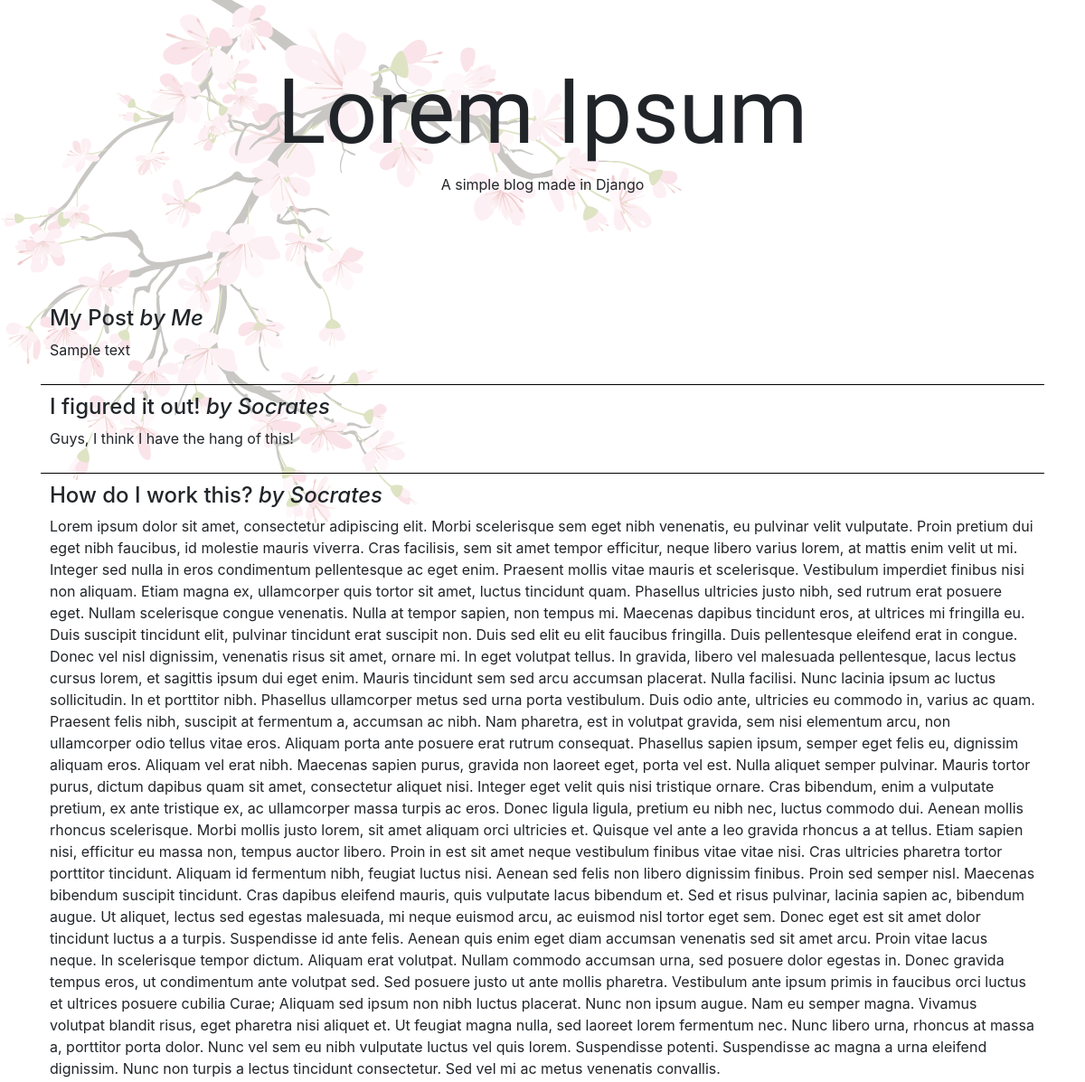
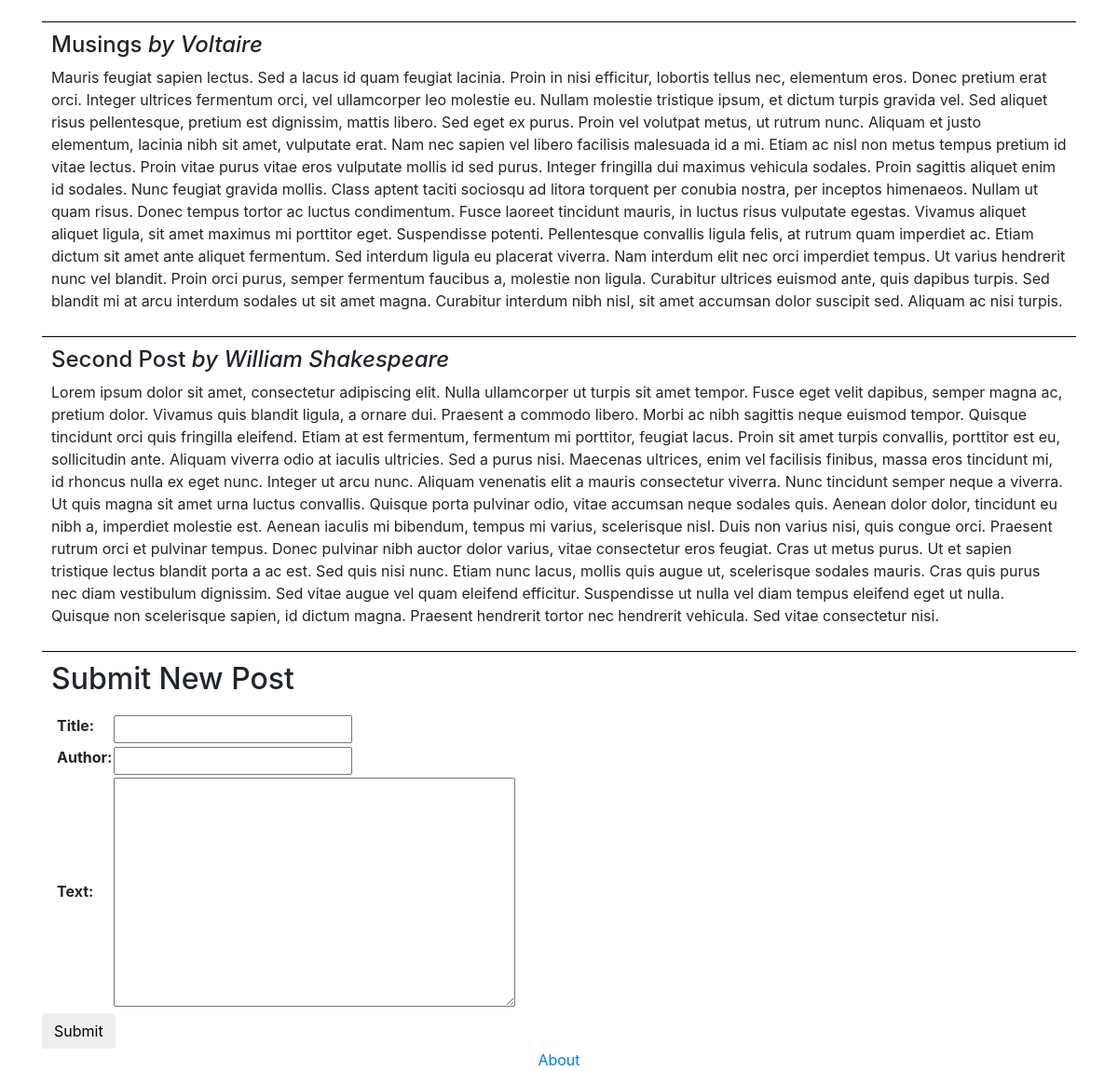
The page / on the database its author committed (2 pictures, top to bottom).
### My_App/models.py (models this page shows)
class Post(models.Model):
	title = models.CharField(max_length=100)
	author = models.CharField(max_length=100)
	text = models.TextField()

### My_App/views.py (the view)
# urls.py: path('', views.index, name='index'),
def index(request): # request can be GET or POST for example
	if request.method == 'POST':
		form = PostForm(request.POST)
		if form.is_valid():
			form.save()
			return HttpResponseRedirect(request.get_full_path())
	else:
		posts = Post.objects.all()
		form = PostForm()
		context = {'posts': posts, 'form': form}
	return render(request, 'index.html', context)

### My_App/forms.py
class PostForm(ModelForm):
	class Meta:
		model = Post
		fields = ['title', 'author', 'text']

### My_App/templates/index.html (shortened to what this page needs)
{% extends "base.html" %}
{% load static %}
	{% block bodyattributes %}class="cherrybg"{% endblock %}
	{% block content %}
		<div class="jumbotron myjumbotron text-center">
			<h1 id="blog_header">Lorem Ipsum</h1>
			<p>A simple blog made in Django</p>
		</div>
		<div class="container" id="parent">
			{% if posts %}
			{% for post in posts %}
				<div class="post">
					<h4>{{ post.title }} <i>by {{ post.author }}</i></h4>
					<p class="text-left">{{ post.text }}</p>
				</div>
			{% endfor %}
			{% endif %}
		</div>
		<div class="container">
			<h2 style="padding: 10px;">Submit New Post</h2>
			<form method='post'>
				<div class="container">
					<table>
						{{ form.as_table }}
					</table>
				</div>
				<input type="submit" class="btn" value="Submit">
			</form>
		</div>
	{% endblock %}
	{% block footer %}<a href="{% url 'about' %}">About</a>{% endblock %}

### My_App/templates/base.html (shortened to what this page needs)
<!DOCTYPE html>
{% load static %}
<html>
<head>
	<link rel="stylesheet" href="https://maxcdn.bootstrapcdn.com/bootstrap/4.0.0/css/bootstrap.min.css">
	<link rel="stylesheet" type="text/css" href="{% static 'css/style.css' %}">
</head>
<body {% block bodyattributes %}{% endblock %}>
	{% block content %}{% endblock %}
	<div class="text-center">{% block footer %}{% endblock %}</div>
</body>
</html>

### My_App/static/css/style.css (style rules this page uses)
#blog_header { font-family: 'Parisienne', cursive; font-size: 100px; }
#parent { display: flex; flex-direction: column-reverse; }
.post { border-bottom: .5px solid black; padding: 10px; }
.myjumbotron { background-color: transparent; }

### rows shown on the page
Post: title "Second Post", author "William Shakespeare", text "Lorem ipsum dolor sit amet, consectetur adipiscing elit. Nulla ullamcorper ut turpis sit amet tempor. Fusce eget velit dapibus, semper magna ac, pretium dolor. Vivamus quis blandit ligula, a ornare dui. Praesent a commodo libero. Morbi ac nibh sagittis neque euismod tempor. Quisque tincidunt orci quis fringilla eleifend. Etiam at est fermentum, fermentum mi porttitor, feugiat lacus. Proin sit amet turpis convallis, porttitor est eu, sollicitudin ante. Aliquam viverra odio at iaculis ultricies. Sed a purus nisi. Maecenas ultrices, enim vel facilisis finibus, massa eros tincidunt mi, id rhoncus nulla ex eget nunc. Integer ut arcu nunc. Aliquam venenatis elit a mauris consectetur viverra. Nunc…"
Post: title "Musings", author "Voltaire", text "Mauris feugiat sapien lectus. Sed a lacus id quam feugiat lacinia. Proin in nisi efficitur, lobortis tellus nec, elementum eros. Donec pretium erat orci. Integer ultrices fermentum orci, vel ullamcorper leo molestie eu. Nullam molestie tristique ipsum, et dictum turpis gravida vel. Sed aliquet risus pellentesque, pretium est dignissim, mattis libero. Sed eget ex purus. Proin vel volutpat metus, ut rutrum nunc. Aliquam et justo elementum, lacinia nibh sit amet, vulputate erat. Nam nec sapien vel libero facilisis malesuada id a mi. Etiam ac nisl non metus tempus pretium id vitae lectus. Proin vitae purus vitae eros vulputate mollis id sed purus. Integer fringilla dui maximus vehicula sodales.…"
Post: title "How do I work this?", author "Socrates", text "Lorem ipsum dolor sit amet, consectetur adipiscing elit. Morbi scelerisque sem eget nibh venenatis, eu pulvinar velit vulputate. Proin pretium dui eget nibh faucibus, id molestie mauris viverra. Cras facilisis, sem sit amet tempor efficitur, neque libero varius lorem, at mattis enim velit ut mi. Integer sed nulla in eros condimentum pellentesque ac eget enim. Praesent mollis vitae mauris et scelerisque. Vestibulum imperdiet finibus nisi non aliquam. Etiam magna ex, ullamcorper quis tortor sit amet, luctus tincidunt quam. Phasellus ultricies justo nibh, sed rutrum erat posuere eget. Nullam scelerisque congue venenatis. Nulla at tempor sapien, non tempus mi. Maecenas dapibus tincidunt eros,…"
Post: title "I figured it out!", author "Socrates", text "Guys, I think I have the hang of this!"
Post: title "My Post", author "Me", text "Sample text"
